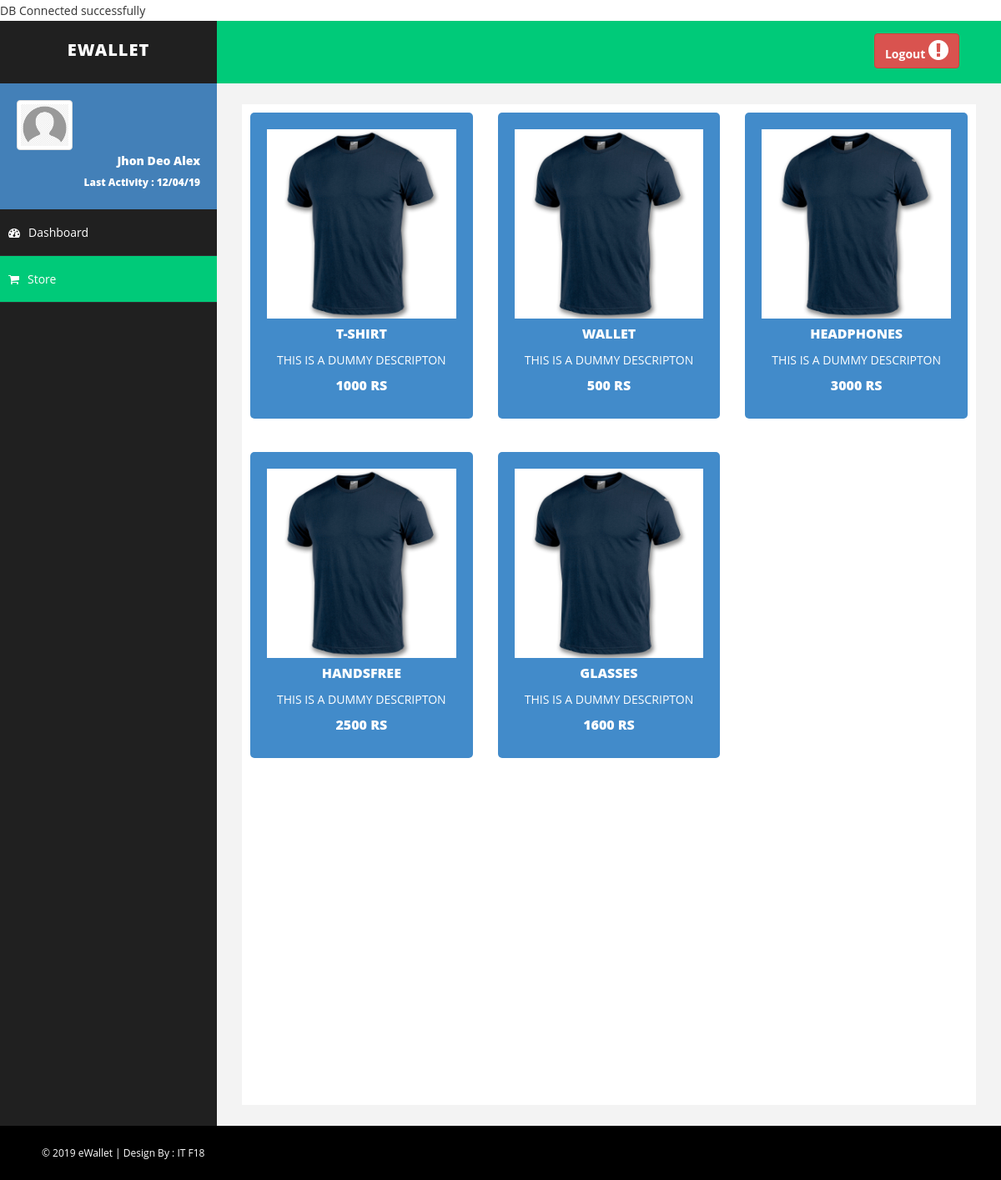
The page /store.php on the database its author committed.
### tables this page shows
CREATE TABLE `item` (
  `ITEM_ID` int(3),
  `NAME` varchar(50) DEFAULT NULL,
  `DESCRIPTION` varchar(200) DEFAULT NULL,
  `PRICE` int(5) DEFAULT NULL,
  `PICTURE_LOCATION` varchar(200) DEFAULT NULL,

	PRIMARY KEY (ITEM_ID)
);

### store.php (the view, shortened to what this page needs)
<!DOCTYPE html>
<html xmlns="http://www.w3.org/1999/xhtml">
<head>
    <link href="assets/css/bootstrap.css" rel="stylesheet" />
    <link href="assets/css/font-awesome.css" rel="stylesheet" />
    <link href="assets/css/basic.css" rel="stylesheet" />
    <link href="assets/css/custom.css" rel="stylesheet" />
    <?php
    include("dbConnection.php");
    ?>
</head>
<body>
    <div id="wrapper">
        <nav class="navbar navbar-default navbar-cls-top " role="navigation" style="margin-bottom: 0">
            <div class="navbar-header">
                <a class="navbar-brand" href="dashboard.php">eWallet</a>
            </div>
            <div class="header-right">
                <a href="login.php" class="btn btn-danger" title="Logout"><b style="vertical-align: center;">  Logout  </b><i class="fa fa-exclamation-circle fa-2x"></i></a>
            </div>
        </nav>
        <nav class="navbar-default navbar-side" role="navigation">
            <div class="sidebar-collapse">
                <ul class="nav" id="main-menu">
                    <li>
                        <div class="user-img-div">
                            <img src="assets/img/user.png" class="img-thumbnail" />
                            <div class="inner-text">
                                Jhon Deo Alex
                            <br />
                                <small>Last Activity : 12/04/19 </small>
                            </div>
                        </div>
                    </li>
                    <li>
                        <a  href="dashboard.php"><i class="fa fa-dashboard "></i>Dashboard</a>
                    </li>
                     <li>
                        <a class="active-menu" href="store.php"><i class="fa fa-shopping-cart "></i>Store</a>
                    </li>
                    </ul>
            </div>
        </nav>
        <div id="page-wrapper">
            <div id="page-inner">
                <div class="row">
                        <?php
                          $sql = "SELECT name,description,price from item";
                                        $result = $conn->query($sql);
                                        if ($result->num_rows > 0) {
                                                while($row = $result->fetch_assoc()) {
                                                    echo "<div class='col-md-4'>
                                                    <div class='main-box btn-primary'>
                                                    <a href='#' data-toggle='modal' data-target='#Modal'>
                                                    <img class='img-responsive' src='assets/items/item1.jpg'>
                                                    <h5>". $row["name"] ."</h5>
                                                    <p>". $row["description"] . "</p>
                                                    <h5>" .  $row["price"] ."  Rs</h5>
                                                    </a>
                                                    </div>
                                                    </div>  ";
                                               }
                                          } else {
                                            echo "0 results";
                                        }
                         ?>
				</div>
            </div>
        </div>
    </div>
    <div id="footer-sec">
        &copy; 2019 eWallet | Design By : <a>IT F18</a>
    </div>
</body>
</html>

### assets/css/basic.css (style rules this page uses)
body { font-family: 'Open Sans', sans-serif; line-height:25px; }
#wrapper { width: 100%; background: #202020; }
#page-wrapper { padding: 15px 15px; min-height: 600px; background: #F3F3F3; }
#page-inner { width: 100%; margin: 10px 20px 10px 0px; background-color: #fff!important; padding: 10px; min-height: 1200px; }
.navbar-cls-top .navbar-brand { color: #fff; background: #202020; width: 260px; text-align: center; height: 75px; font-size: 20px; letter-spacing: 1px; font-weight: 900; padding-top: 25px; text-transform:uppercase; }
.header-right { color: #fff; padding: 15px 50px 5px 50px; float: right; font-size: 16px; }
.user-img-div { min-height: 140px; padding: 20px; background-color: #4380B8; }
.user-img-div img { max-height: 60px; }
.user-img-div .inner-text { text-align: right; position: relative; color: #fff; font-weight: 800; line-height: 25px; }
.active-menu { background-color: #00CA79!important; }
.sidebar-collapse, .sidebar-collapse .nav { background: none; }
.sidebar-collapse .nav { padding: 0; }
.sidebar-collapse .nav > li > a { color: #fff; background: #202020; text-shadow: none; padding: 15px 40px; border-bottom: 1px solid #2F2E31; }
.sidebar-collapse > .nav > li > a { padding: 15px 10px; }
.navbar-side { border: none; background-color: #202020; }
.navbar-cls-top { background: #00CA79; border-bottom: none; }
.navbar-default { border: 0px solid black; }
.navbar-header { background: #000000; }
.nav > li > a > i { margin-right: 10px; }
#footer-sec { background-color:#000; padding:20px 50px; color:#fff; font-size:12px; }
#footer-sec a { color:#fff; }
@media (min-width:768px) { #page-wrapper { margin: 0 0 0 260px; padding: 15px 30px; min-height: 1200px; } }
@media (min-width:768px) { .navbar-side { z-index: 1; position: absolute; width: 260px; } }
@media (min-width:768px) { .navbar { border-radius: 0px; } }

### assets/css/custom.css (style rules this page uses)
.main-box a,.main-box a:hover { color:#fff; text-decoration:none; }
.main-box h5 { font-size:16px; font-weight:800; text-transform:uppercase; }

### rows shown on the page
item: NAME "T-SHIRT", DESCRIPTION "THIS IS A DUMMY DESCRIPTON", PRICE "1000"
item: NAME "WALLET", DESCRIPTION "THIS IS A DUMMY DESCRIPTON", PRICE "500"
item: NAME "HEADPHONES", DESCRIPTION "THIS IS A DUMMY DESCRIPTON", PRICE "3000"
item: NAME "HANDSFREE", DESCRIPTION "THIS IS A DUMMY DESCRIPTON", PRICE "2500"
item: NAME "GLASSES", DESCRIPTION "THIS IS A DUMMY DESCRIPTON", PRICE "1600"
